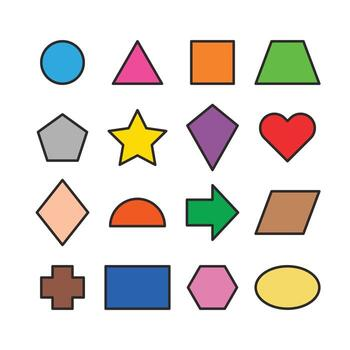
#> input picture Images/shapes.jpg, 350 x 350 px, found by its file name
$ python morph.py
#> lines starting #> are read from the running program, lines starting #| are printed output that depends on the picture; after the words box and inside, x2 and y2 are one past the last pixel; in counts of white or black regions, pixels touching at a corner belong together
import cv2
import numpy as np

img = cv2.imread(r"C:\Personal\opencv practice\Images\shapes.jpg")
#> img is the input picture: shape (350, 350, 3); mean B, G, R 215.8, 220.9, 226.6

gray = cv2.cvtColor(img, cv2.COLOR_BGR2GRAY)
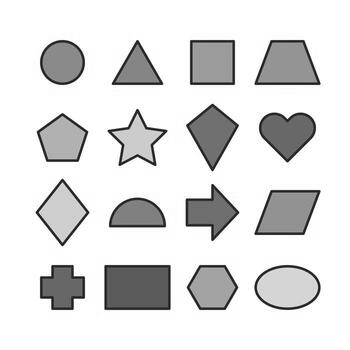
#> gray: shape (350, 350); min 0, max 255, mean 222
_, th = cv2.threshold(gray, 127, 255, cv2.THRESH_BINARY)
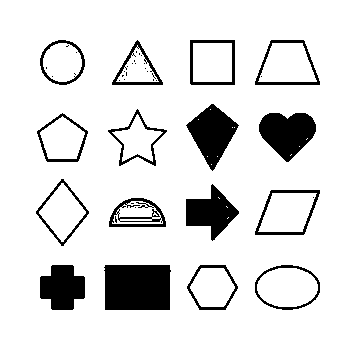
#> th: shape (350, 350); 87.9% white; 44 black regions (28 under 20 px), largest, box (x1, y1, x2, y2) and area: (104, 265, 171, 310) 2929, (259, 113, 316, 162) 1885, (186, 104, 239, 171) 1825

kernel = np.ones((5, 5), np.uint8)

erosion = cv2.erode(th, kernel, iterations=1)
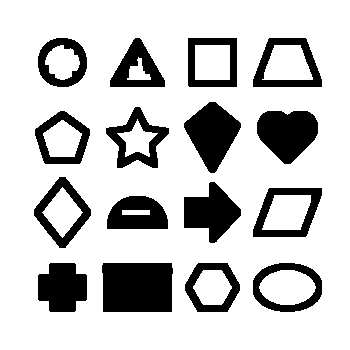
#> erosion: shape (350, 350); 78.7% white; 16 black regions, largest, box (x1, y1, x2, y2) and area: (102, 263, 173, 312) 3395, (257, 111, 318, 164) 2350, (184, 102, 241, 173) 2328
dilation = cv2.dilate(th, kernel, iterations=1)
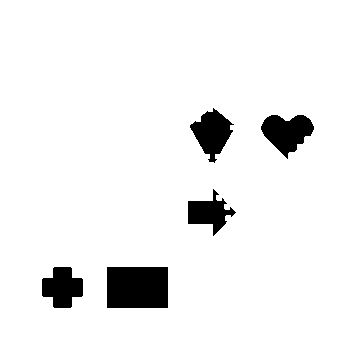
#> dilation: shape (350, 350); 94% white; 5 black regions, box (x1, y1, x2, y2) and area: (107, 267, 168, 308) 2501, (261, 115, 314, 159) 1404, (190, 108, 234, 163) 1278, (42, 267, 83, 308) 1189, (188, 189, 236, 236) 1035
opening = cv2.morphologyEx(th, cv2.MORPH_OPEN, kernel)
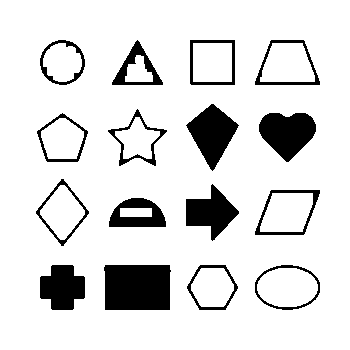
#> opening: shape (350, 350); 87.2% white; 16 black regions, largest, box (x1, y1, x2, y2) and area: (104, 265, 171, 310) 2931, (259, 113, 316, 162) 1894, (186, 104, 239, 171) 1832
closing = cv2.morphologyEx(th, cv2.MORPH_CLOSE, kernel)
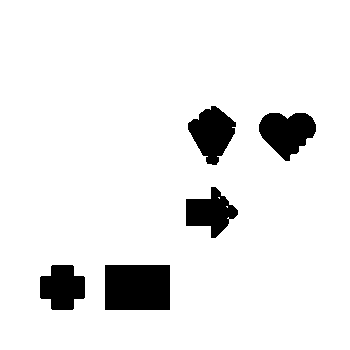
#> closing: shape (350, 350); 92.2% white; 5 black regions, box (x1, y1, x2, y2) and area: (105, 265, 170, 310) 2925, (259, 113, 316, 161) 1832, (188, 106, 236, 165) 1726, (40, 265, 85, 310) 1533, (186, 187, 238, 238) 1493

cv2.imshow("Original", img)
cv2.imshow("Threshold", th)
cv2.imshow("Erosion", erosion)
cv2.imshow("Dilation", dilation)
cv2.imshow("Opening", opening)
cv2.imshow("Closing", closing)

cv2.waitKey(0)
cv2.destroyAllWindows()
